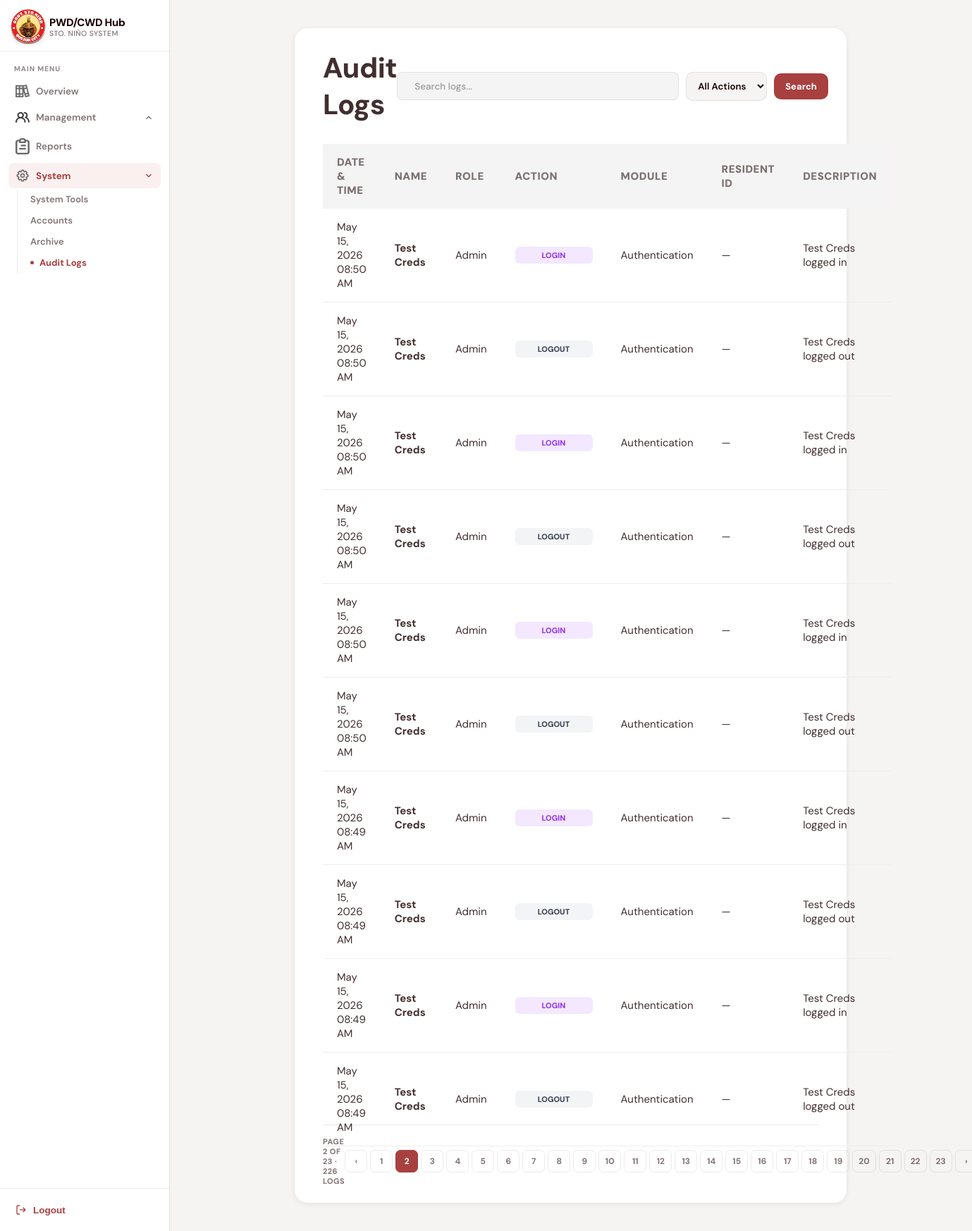
Page /auditlogs.php?page=2 (signed in) on the committed database.
### tables this page shows
CREATE TABLE `audit_logs` (
  `ID` int(11) NOT NULL AUTO_INCREMENT,
  `admin_id` int(11) DEFAULT NULL,
  `admin_name` varchar(100) NOT NULL,
  `role` varchar(50) NOT NULL,
  `resident_id` int(11) DEFAULT NULL,
  `action` varchar(50) NOT NULL,
  `module` varchar(100) NOT NULL,
  `description` text NOT NULL,
  `created_at` timestamp NOT NULL DEFAULT current_timestamp(),
  PRIMARY KEY (`ID`),
  KEY `audit_logs_admin_id_idx` (`admin_id`),
  KEY `audit_logs_resident_id_idx` (`resident_id`),
  CONSTRAINT `audit_logs_admin_fk` FOREIGN KEY (`admin_id`) REFERENCES `admincreds` (`ID`) ON DELETE SET NULL ON UPDATE CASCADE,
  CONSTRAINT `audit_logs_resident_fk` FOREIGN KEY (`resident_id`) REFERENCES `residents` (`ID`) ON DELETE SET NULL ON UPDATE CASCADE
);

### func/getAuditLogs.php (called while the page is built, shortened)
<?php
require_once("db.php");
$per_page = 10;
$current_page = isset($_GET["page"]) && is_numeric($_GET["page"]) ? (int)$_GET["page"] : 1;
$offset = ($current_page - 1) * $per_page;
$search = trim($_GET["search"] ?? "");
$conditions = [];
$params = [];
$types = "";
$where = count($conditions) > 0 ? "WHERE " . implode(" AND ", $conditions) : "";
$count_sql = "SELECT COUNT(*) AS total FROM audit_logs $where";
$count_stmt = mysqli_prepare($conn, $count_sql);
mysqli_stmt_execute($count_stmt);
$count_result = mysqli_stmt_get_result($count_stmt);
$total_rows = mysqli_fetch_assoc($count_result)["total"];
$total_pages = max(1, ceil($total_rows / $per_page));
$data_sql = "SELECT * FROM audit_logs $where ORDER BY created_at DESC LIMIT ? OFFSET ?";
$data_params = array_merge($params, [$per_page, $offset]);
$data_types = $types . "ii";
$data_stmt = mysqli_prepare($conn, $data_sql);
mysqli_stmt_bind_param($data_stmt, $data_types, ...$data_params);
mysqli_stmt_execute($data_stmt);
$audit_result = mysqli_stmt_get_result($data_stmt);
function buildQuery($page, $extra = []) {
    $params = array_merge($_GET, ["page" => $page], $extra);
    return "?" . http_build_query($params);
}
function actionBadge($action) {
    $action = strtoupper($action);
    return match ($action) {
    "CREATE"  => "badge-create",
    "UPDATE"  => "badge-update",
    "APPROVE" => "badge-restore",
    "REJECT"  => "badge-delete",
    "ARCHIVE" => "badge-archive",
    "RESTORE" => "badge-restore",
    "DELETE"  => "badge-delete",
    "LOGIN"   => "badge-login",
    default   => "badge-default",
};
}
?>

### auditlogs.php (the view, shortened to what this page needs)
<?php
require_once("func/getAuditLogs.php");
?>
<!DOCTYPE html>
<html lang="en">
<head>
<link rel="stylesheet" href="css/auditlogs.css">
</head>
<body>
<aside class="sidebar">
  <div class="sidebar-brand">
    <div class="brand-icon">
      <img src="assets/barangay-logo.png" width="50">
    </div>
    <div class="brand-text">
      <span class="brand-name">PWD/CWD Hub</span>
      <span class="brand-sub">Sto. Niño System</span>
    </div>
  </div>
  <nav class="sidebar-nav">
    <div class="nav-section-label">Main Menu</div>
    <div class="nav-group">
      <a class="nav-item" href="dashboard.php">
        <img src="assets/overviewicon.png" width="20">
        Overview
      </a>
    </div>
    <div class="nav-group">
      <a class="nav-item" href="#" onclick="toggleMenu(event,'mgmt-sub')">
        <img src="assets/users.png" width="20">
        Management
        <svg class="chevron" viewBox="0 0 24 24"><polyline points="6 15 12 9 18 15"/></svg>
      </a>
    </div>
    <div class="nav-group">
      <a class="nav-item" href="reports.php">
        <img src="assets/reporticon.png" width="20">
        Reports
      </a>
    </div>
    <div class="nav-group">
      <a class="nav-item active open" href="#" onclick="toggleMenu(event,'system-sub')">
        <img src="assets/settingicon.png" width="20">
        System
        <svg class="chevron" viewBox="0 0 24 24"><polyline points="6 15 12 9 18 15"/></svg>
      </a>
      <div class="nav-sub open" id="system-sub">
        <a class="nav-sub-item" href="system.php">System Tools</a>
        <a class="nav-sub-item" href="account.php">Accounts</a>
        <a class="nav-sub-item" href="archive.php">Archive</a>
        <a class="nav-sub-item active" href="auditlogs.php">Audit Logs</a>
      </div>
    </div>
  </nav>
  <div class="sidebar-footer">
    <button class="logout-btn" onclick="logout()">
      <svg viewBox="0 0 24 24"><path d="M9 21H5a2 2 0 0 1-2-2V5a2 2 0 0 1 2-2h4"/><polyline points="16 17 21 12 16 7"/><line x1="21" y1="12" x2="9" y2="12"/></svg>
      Logout
    </button>
  </div>
</aside>
<main class="main-content">
  <div class="content-card">
    <div class="card-header">
      <div class="page-title">
        <h1>Audit Logs</h1>
      </div>
      <form method="GET" action="auditlogs.php" class="filter-form">
        <div class="search-bar">
          <input type="text" name="search" placeholder="Search logs..." value="<?= htmlspecialchars($search) ?>">
        </div>
        <select name="action" onchange="this.form.submit()">
          <option value="">All Actions</option>
        </select>
        <button type="submit" class="btn-filter">Search</button>
      </form>
    </div>
    <div class="table-wrap">
      <table class="data-table">
        <thead>
          <tr>
            <th>Date & Time</th>
            <th>Name</th>
            <th>Role</th>
            <th>Action</th>
            <th>Module</th>
            <th>Resident ID</th>
            <th>Description</th>
          </tr>
        </thead>
        <tbody>
          <?php if (mysqli_num_rows($audit_result) === 0): ?>
            <tr>
              <td colspan="7" class="empty">No audit logs found.</td>
            </tr>
          <?php else: ?>
            <?php while ($log = mysqli_fetch_assoc($audit_result)): ?>
              <tr>
                <td><?= htmlspecialchars(date("M d, Y h:i A", strtotime($log["created_at"]))) ?></td>
                <td class="fw-bold"><?= htmlspecialchars($log["admin_name"] ?? "Unknown") ?></td>
                <td><?= htmlspecialchars(ucfirst($log["role"] ?? "N/A")) ?></td>
                <td>
                  <span class="badge <?= actionBadge($log["action"]) ?>">
                    <?= htmlspecialchars($log["action"]) ?>
                  </span>
                </td>
                <td><?= htmlspecialchars($log["module"]) ?></td>
                <td><?= htmlspecialchars($log["resident_id"] ?? "—") ?></td>
                <td><?= htmlspecialchars($log["description"]) ?></td>
              </tr>
            <?php endwhile; ?>
          <?php endif; ?>
        </tbody>
      </table>
    </div>
    <div class="pagination">
      <span class="pagination-info">
        Page <?= $current_page ?> of <?= $total_pages ?> · <?= $total_rows ?> log<?= $total_rows != 1 ? "s" : "" ?>
      </span>
      <div class="pagination-btns">
        <a href="<?= buildQuery($current_page - 1) ?>" class="page-btn <?= $current_page <= 1 ? 'disabled' : '' ?>">‹</a>
        <?php for ($i = 1; $i <= $total_pages; $i++): ?>
          <a href="<?= buildQuery($i) ?>" class="page-btn <?= $i === $current_page ? 'active' : '' ?>">
            <?= $i ?>
          </a>
        <?php endfor; ?>
        <a href="<?= buildQuery($current_page + 1) ?>" class="page-btn <?= $current_page >= $total_pages ? 'disabled' : '' ?>">›</a>
      </div>
    </div>
  </div>
</main>
</body>
</html>

### rows in the picture
audit_logs: created_at "May 15, 2026 08:50 AM", admin_name "Test Creds", role "Admin", action "LOGIN", module "Authentication", resident "—", description "Test Creds logged in"
audit_logs: created_at "May 15, 2026 08:50 AM", admin_name "Test Creds", role "Admin", action "LOGOUT", module "Authentication", resident "—", description "Test Creds logged out"
audit_logs: created_at "May 15, 2026 08:50 AM", admin_name "Test Creds", role "Admin", action "LOGIN", module "Authentication", resident "—", description "Test Creds logged in"
audit_logs: created_at "May 15, 2026 08:50 AM", admin_name "Test Creds", role "Admin", action "LOGOUT", module "Authentication", resident "—", description "Test Creds logged out"
audit_logs: created_at "May 15, 2026 08:50 AM", admin_name "Test Creds", role "Admin", action "LOGIN", module "Authentication", resident "—", description "Test Creds logged in"
audit_logs: created_at "May 15, 2026 08:50 AM", admin_name "Test Creds", role "Admin", action "LOGOUT", module "Authentication", resident "—", description "Test Creds logged out"
audit_logs: created_at "May 15, 2026 08:49 AM", admin_name "Test Creds", role "Admin", action "LOGIN", module "Authentication", resident "—", description "Test Creds logged in"
audit_logs: created_at "May 15, 2026 08:49 AM", admin_name "Test Creds", role "Admin", action "LOGOUT", module "Authentication", resident "—", description "Test Creds logged out"
audit_logs: created_at "May 15, 2026 08:49 AM", admin_name "Test Creds", role "Admin", action "LOGIN", module "Authentication", resident "—", description "Test Creds logged in"
audit_logs: created_at "May 15, 2026 08:49 AM", admin_name "Test Creds", role "Admin", action "LOGOUT", module "Authentication", resident "—", description "Test Creds logged out"

### other values in the picture
$current_page "2"
$total_pages "23"
$total_rows "226"
